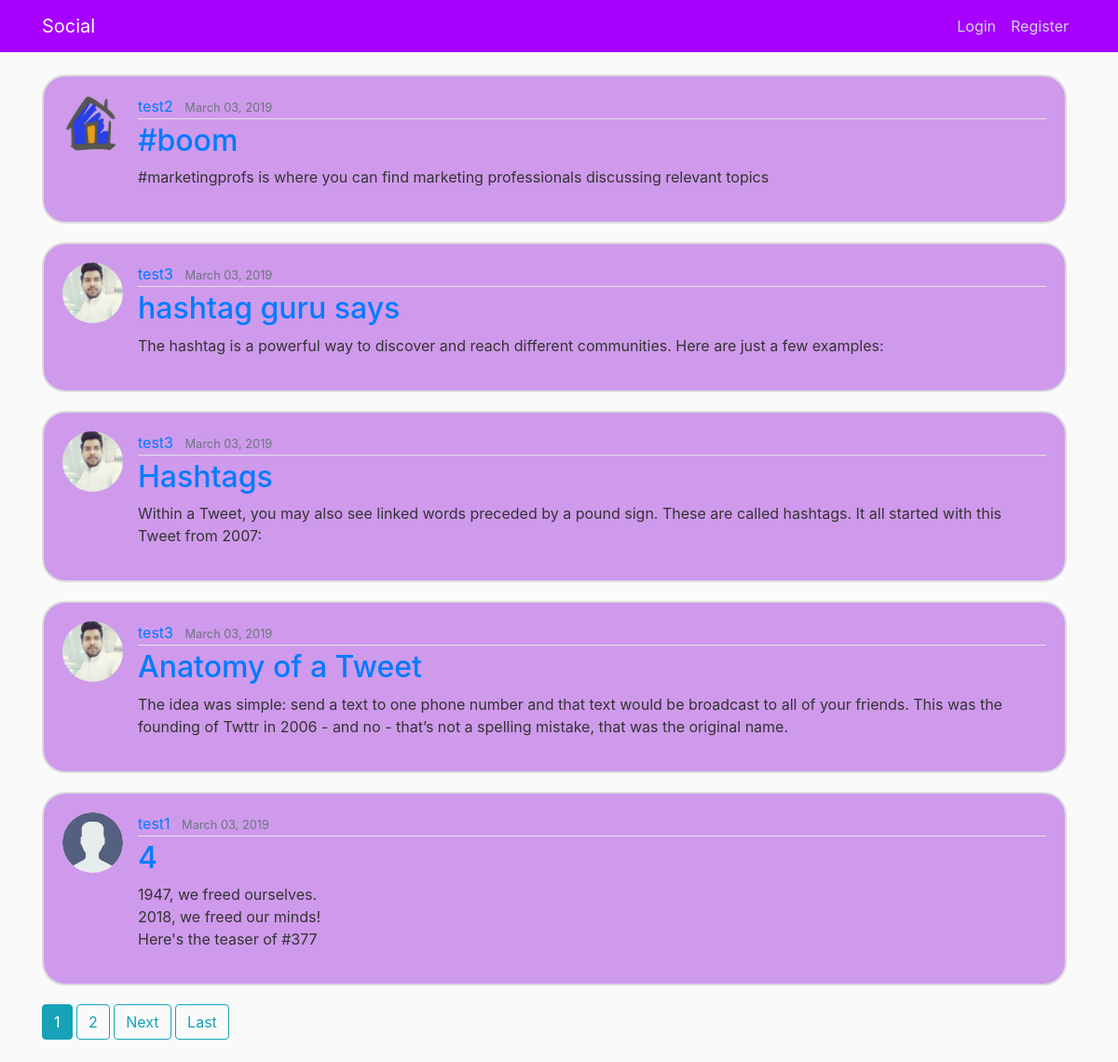
The page / on the database its author committed.
### blog/models.py (models this page shows, shortened)
class Post(models.Model):
    title = models.CharField(max_length=100)
    content = models.TextField()
    date_posted = models.DateTimeField(default=timezone.now)
    author = models.ForeignKey(User, on_delete=models.CASCADE)

### users/models.py (models this page shows, shortened)
class Profile(models.Model):
    user = models.OneToOneField(User, on_delete=models.CASCADE)
    image = models.ImageField(default='default.jpg', upload_to='profile_pics')

### blog/views.py (the view)
# urls.py: path('', PostListView.as_view(), name='blog-home'),
class PostListView(ListView):
    model = Post
    template_name = 'blog/home.html'  # <app>/<model>_<viewtype>.html
    context_object_name = 'posts'
    ordering = ['-date_posted']
    paginate_by = 5

### blog/templates/blog/home.html (shortened to what this page needs)
{% extends "blog/base.html" %}
{% block content %}
    {% for post in posts %}
        <article class="media content-section">
          <img class="rounded-circle article-img" src="{{ post.author.profile.image.url }}">
          <div class="media-body">
            <div class="article-metadata">
              <a class="mr-2" href="{% url 'user-posts' post.author.username %}">{{ post.author }}</a>
              <small class="text-muted">{{ post.date_posted|date:"F d, Y" }}</small>
            </div>
            <h2><a class="article-title" href="{% url 'post-detail' post.id %}">{{ post.title }}</a></h2>
            <p class="article-content">{{ post.content }}</p>
          </div>
        </article>
    {% endfor %}
    {% if is_paginated %}
      {% for num in page_obj.paginator.page_range %}
        {% if page_obj.number == num %}
          <a class="btn btn-info mb-4" href="?page={{ num }}">{{ num }}</a>
        {% elif num > page_obj.number|add:'-3' and num < page_obj.number|add:'3' %}
          <a class="btn btn-outline-info mb-4" href="?page={{ num }}">{{ num }}</a>
        {% endif %}
      {% endfor %}
      {% if page_obj.has_next %}
        <a class="btn btn-outline-info mb-4" href="?page={{ page_obj.next_page_number }}">Next</a>
        <a class="btn btn-outline-info mb-4" href="?page={{ page_obj.paginator.num_pages }}">Last</a>
      {% endif %}
    {% endif %}
{% endblock content %}

### blog/static/blog/main.css (style rules this page uses)
body { background: #fafafa; color: #333333; margin-top: 5rem; }
h1, h2, h3, h4, h5, h6 { color: #444444; }
.content-section { background: #CF9AEC; padding: 10px 20px; border: 1px solid #dddddd; border-radius: 3px; margin-bottom: 20px; border-radius: 25px; border: 2px solid #dddddd; padding: 20px; width: 1100px; }
.article-title { color: #007bf; }
.article-content { white-space: pre-line; }
.article-img { height: 65px; width: 65px; margin-right: 16px; }
.article-metadata { padding-bottom: 1px; margin-bottom: 4px; border-bottom: 1px solid #e3e3e3 }

### rows shown on the page
Post: author.profile.image (picture), author "test2", date_posted "March 03, 2019", title "#boom", content "#marketingprofs is where you can find marketing professionals discussing relevant topics"
Post: author.profile.image (picture), author "test3", date_posted "March 03, 2019", title "hashtag guru says", content "The hashtag is a powerful way to discover and reach different communities. Here are just a few examples:"
Post: author.profile.image (picture), author "test3", date_posted "March 03, 2019", title "Hashtags", content "Within a Tweet, you may also see linked words preceded by a pound sign. These are called hashtags. It all started with this Tweet from 2007:"
Post: author.profile.image (picture), author "test3", date_posted "March 03, 2019", title "Anatomy of a Tweet", content "The idea was simple: send a text to one phone number and that text would be broadcast to all of your friends. This was the founding of Twttr in 2006 - and no - that’s not a spelling mistake, that was the original name."
Post: author.profile.image (placeholder picture), author "test1", date_posted "March 03, 2019", title "4", content "1947, we freed ourselves. 2018, we freed our minds! Here's the teaser of #377"

### other values the page prints
{{ num }} "1"
{{ num }} "2"
